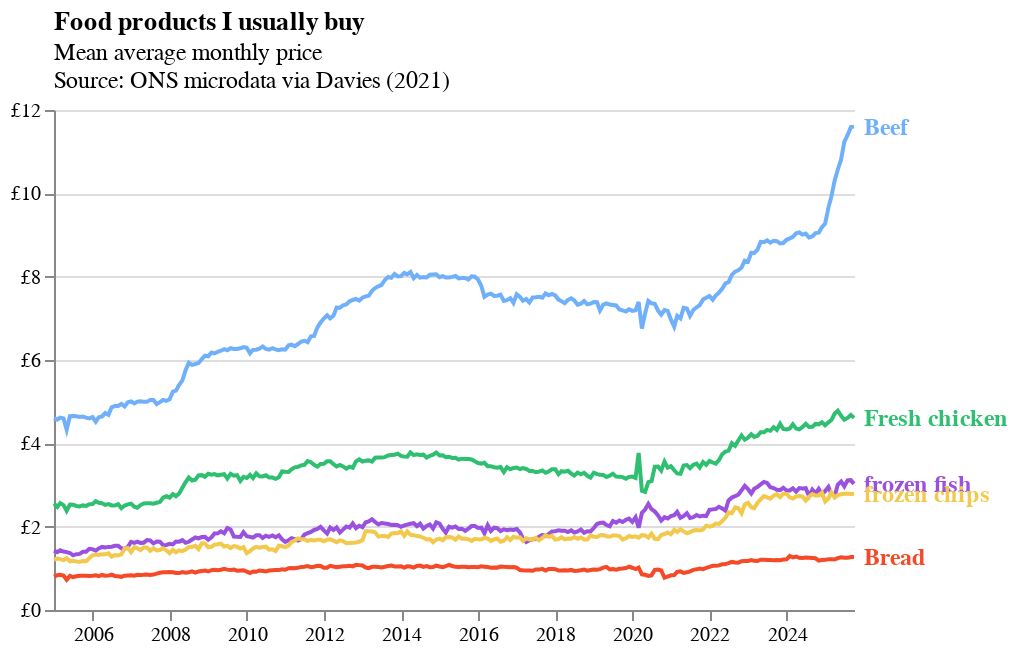

Notebook cell for this chart:
### Code cell
lines = alt.Chart(takeaway_price_stats_2005).mark_line().encode(
    x=alt.X("date:T")
        .title('')
        .axis(grid=False),
    y=alt.Y("price:Q")
        .title('')
        .axis(labelExpr="'£' + datum.value"),
    color=alt.Color("label:N")
        .legend(None)
        .scale(
            range=[
                '#70B0FA',
                '#F54927',
                '#2FBF71',
                '#F2C94C',
                '#9B51E0'
            ]
        )
).properties(
    width=400,
    height=250,
    title=alt.TitleParams(
        text="Food products I usually buy",
        subtitle=[
            "Mean average monthly price",
            "Source: ONS microdata via Davies (2021)"
        ],
        anchor="start",
        frame='group'
    )
)

text = lines.mark_text(
    align='left',
    dx=5,
    fontSize=12,
    fontWeight='bold'
).encode(
    x=alt.X("date:T").aggregate('max'),
    y=alt.Y("price:Q").aggregate({'argmax': 'date'}),
    text=alt.Text('label:N')
)

chart = (lines + text).configure_view(
    strokeWidth=0
)

chart

### Figure 1 — Vega-Lite specification as saved in the notebook (floating-point values rounded to 4 significant figures; data arrays with more than 128 entries replaced by an {"elided": "..."} marker saying what was removed)
{"config": {"view": {"continuousWidth": 300, "continuousHeight": 300, "strokeWidth": 0}}, "layer": [{"mark": {"type": "line"}, "encoding": {"color": {"field": "label", "legend": null, "scale": {"range": ["#70B0FA", "#F54927", "#2FBF71", "#F2C94C", "#9B51E0"]}, "type": "nominal"}, "x": {"axis": {"grid": false}, "field": "date", "title": "", "type": "temporal"}, "y": {"axis": {"labelExpr": "'£' + datum.value"}, "field": "price", "title": "", "type": "quantitative"}}, "title": {"text": "Food products I usually buy", "anchor": "start", "frame": "group", "subtitle": ["Mean average monthly price", "Source: ONS microdata via Davies (2021)"]}}, {"mark": {"type": "text", "align": "left", "dx": 5, "fontSize": 12, "fontWeight": "bold"}, "encoding": {"color": {"field": "label", "legend": null, "scale": {"range": ["#70B0FA", "#F54927", "#2FBF71", "#F2C94C", "#9B51E0"]}, "type": "nominal"}, "text": {"field": "label", "type": "nominal"}, "x": {"aggregate": "max", "field": "date", "type": "temporal"}, "y": {"aggregate": {"argmax": "date"}, "field": "price", "type": "quantitative"}}, "title": {"text": "Food products I usually buy", "anchor": "start", "frame": "group", "subtitle": ["Mean average monthly price", "Source: ONS microdata via Davies (2021)"]}}], "data": {"name": "data-87914efccaff4dac9dd7095cdee47504"}, "height": 250, "width": 400, "$schema": "https://vega.github.io/schema/vega-lite/v5.8.0.json", "datasets": {"data-87914efccaff4dac9dd7095cdee47504": {"elided": "1250 records"}}}
